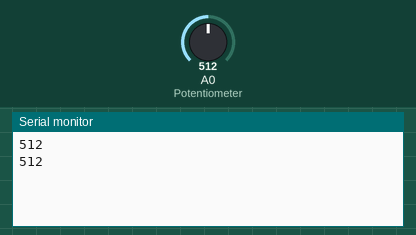
This sketch was run on a simulated Arduino Uno, built with avr-gcc and run on an emulated ATmega328P. Shown: the last lines printed to the serial monitor. The inputs (shaded band) are chosen by the test bench; at power-on: A0 (Potentiometer) = 512.

Above: at 1.8 s.
1.9 s: A0 (Potentiometer) set to 716
At 2.8 s:
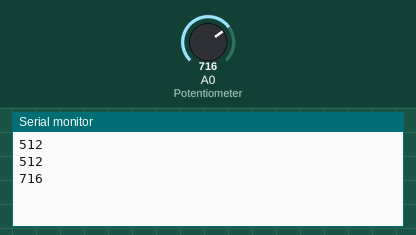
3.4 s: A0 (Potentiometer) set to 900
At 4.4 s:
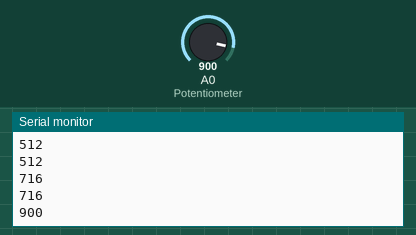
Timing chart, 0 to 6.4 s (numbered marks = the images above; inputs shaded):
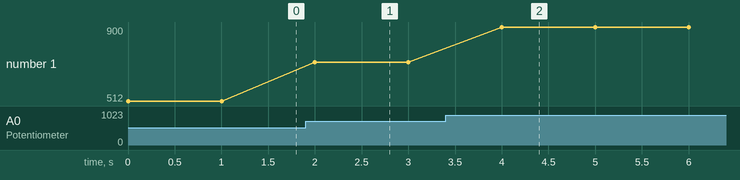

Measured:
- after the input at 1.9 s, the serial monitor: prints a new line after 0.10 s (image 1)
- after the input at 3.4 s, the serial monitor: prints a new line after 0.60 s (image 2)
- plotted number 1: 512 → 716 after the input at 1.9 s, 716 → 900 after the input at 3.4 s

The sketch:

quadrant_potentiometer.ino
```cpp
/*
  INNOVATOR INTERNATIONAL (PVT)LTD.
  https://www.innovator.lk/
  --------------------------------------------------------
  Development Platform : Quadrant 1.0
  (embedded development platform)
  --------------------------------------------------------
  PotentioMeter Example.
  --------------------------------------------------------
  Hardware setup :
  Connect POT to Arduino analog PIN-> 0(A0)
  --------------------------------------------------------
  24 march 2021
*/

int Potentiometer = A0;//the number of the POT pin.
int value = 0;//a variable to hold the potentiometer value.

void setup() {
  pinMode(Potentiometer, INPUT);;//initializing POT pin as a input pin.
  Serial.begin(9600);//starting serial communication between arduino and computer.
}

void loop() {
  value = analogRead(Potentiometer);//read and store the value of the POT pin in the variable called "value".
  Serial.println(value);//printing the value of "value" variable to the serial monitor.
  delay(1000);//waiting for one second to be elapsed.
}
```
